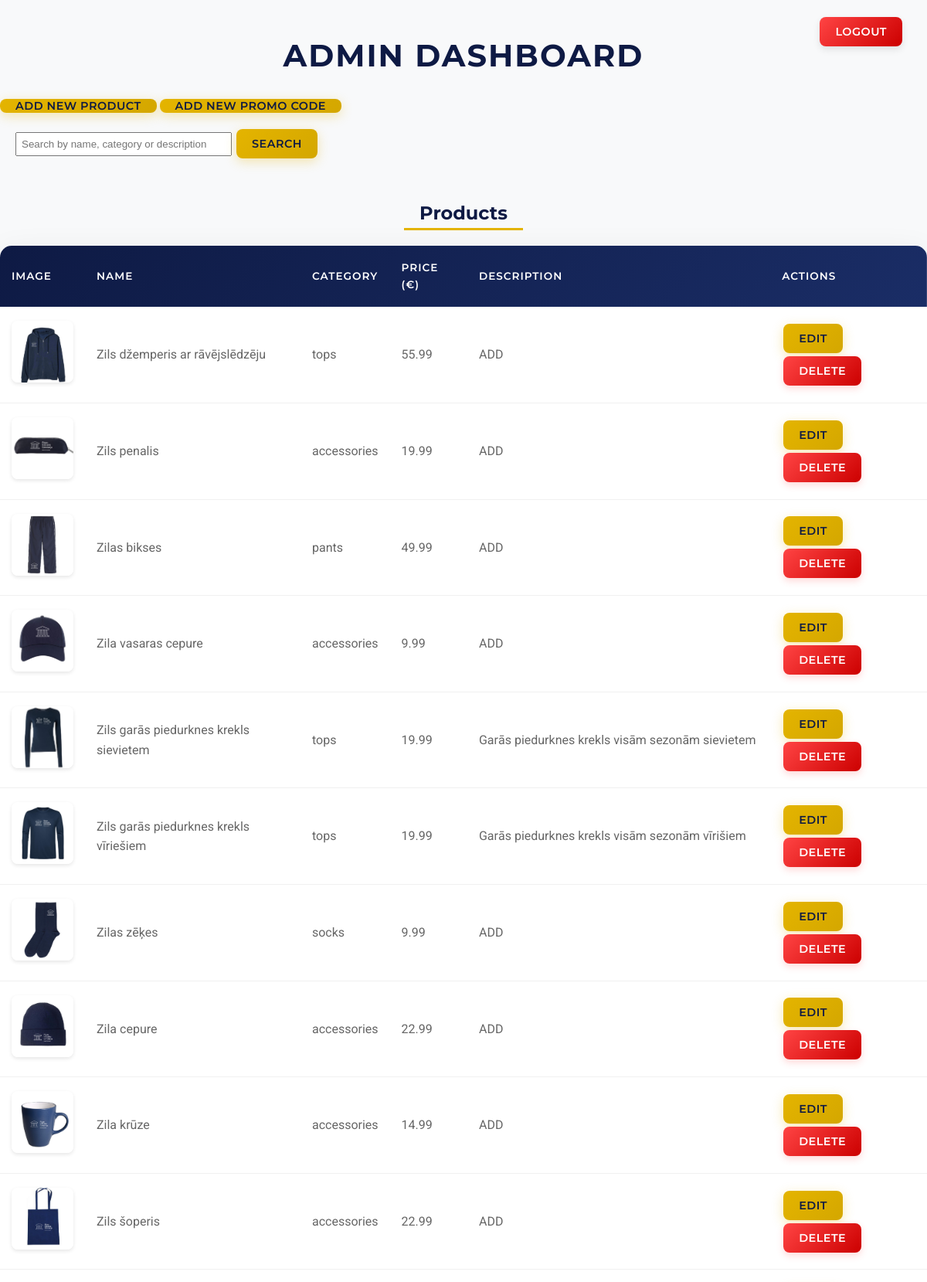
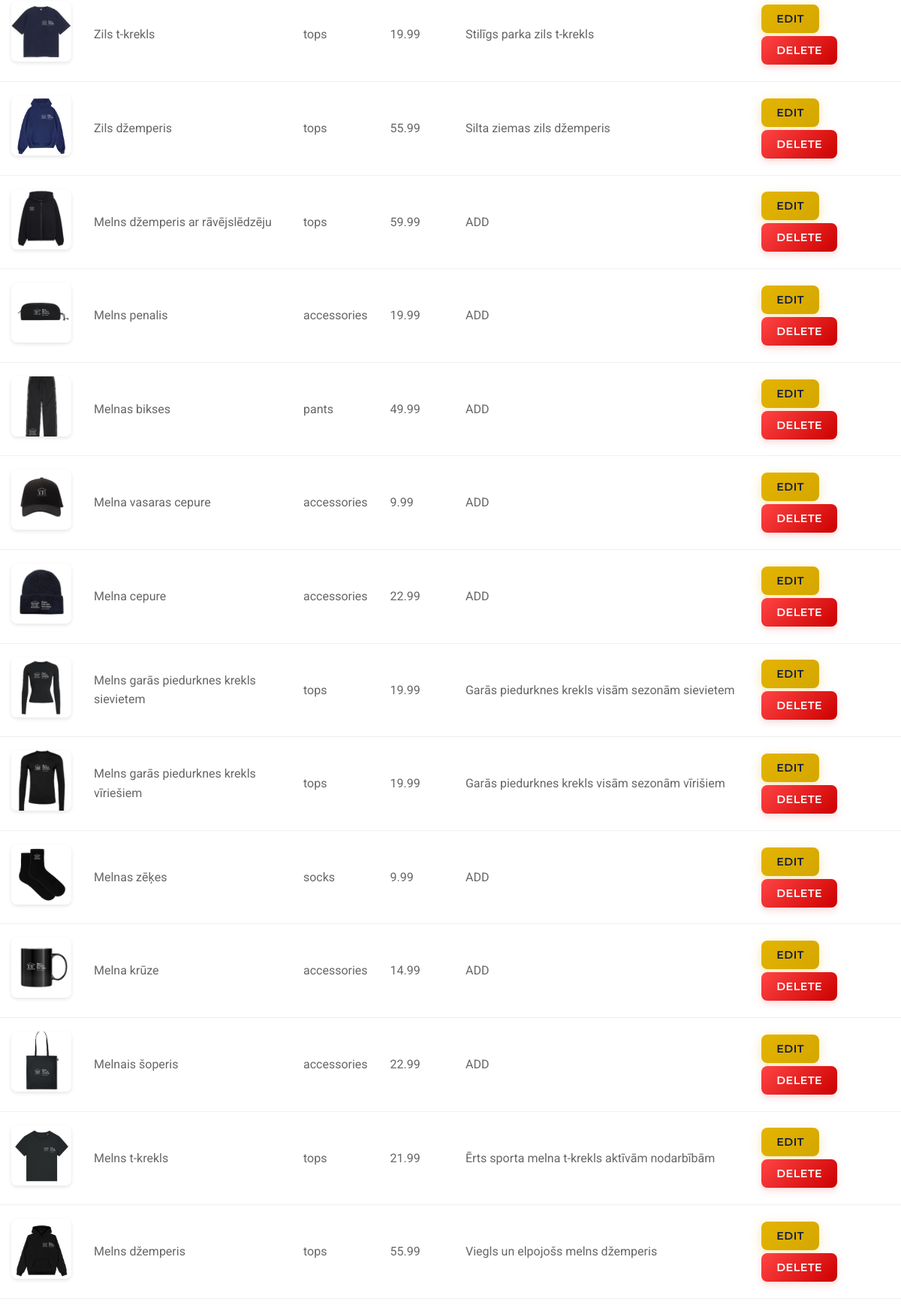
Screenshot of /admin/dashboard (signed in, upper part) with the database file from the repository (2 pictures, top to bottom).
### tables this page shows
CREATE TABLE products (
    id INTEGER PRIMARY KEY AUTOINCREMENT,
    name TEXT NOT NULL,
    category TEXT NOT NULL,
    image_url TEXT NOT NULL,
    collection_id INTEGER,
    price DECIMAL(10,2),
    description TEXT,
    FOREIGN KEY(collection_id) REFERENCES collections(id)
);

### app.py (the view)
@app.route("/admin/dashboard")
def admin_dashboard():
    if not session.get("admin_logged_in"):
        return redirect(url_for("admin_login"))
    search = request.args.get("q", "").strip()
    conn = get_db_connection()
    cursor = conn.cursor()
    if search:
        cursor.execute("""
            SELECT * FROM products
            WHERE
                name LIKE ?
                OR category LIKE ?
                OR description LIKE ?
            ORDER BY id DESC
        """, (f"%{search}%", f"%{search}%", f"%{search}%"))
    else:
        cursor.execute("SELECT * FROM products ORDER BY id DESC")
    products_rows = cursor.fetchall()
    products = [{
        "id": row["id"],
        "name": row["name"],
        "category": row["category"],
        "price": float(row["price"]),
        "description": row["description"],
        "image_url": row["image_url"],
        "collection_id": row["collection_id"]
    } for row in products_rows]
    cursor.execute("SELECT id, name FROM collections")
    collections = [{"id": r["id"], "name": r["name"]} for r in cursor.fetchall()]
    cursor.execute("""
        SELECT DISTINCT category
        FROM products
        WHERE category IS NOT NULL AND category != ''
        ORDER BY category
    """)
    categories = [r["category"] for r in cursor.fetchall()]
    cursor.execute("SELECT * FROM promo_codes ORDER BY id DESC")
    promo_codes = [{
        "id": row["id"],
        "code": row["code"],
        "discount": row["discount"],
        "description": row["description"]
    } for row in cursor.fetchall()]
    conn.close()
    return render_template(
        "admin_dashboard.html",
        products=products,
        collections=collections,
        categories=categories,
        promo_codes=promo_codes  # pass to template
    )

### app.py (called while the page is built)
def get_db_connection():
    conn = sqlite3.connect(DB_PATH)
    conn.row_factory = sqlite3.Row
    return conn

### templates/admin_dashboard.html (shortened to what this page needs)
<!DOCTYPE html>
<html lang="en">
<head>
    <link rel="stylesheet" href="{{ url_for('static', filename='style.css') }}">
    <link rel="stylesheet" href="{{ url_for('static', filename='admin.css') }}">
</head>
<body>
    <h1>Admin Dashboard</h1>
    <form action="{{ url_for('admin_logout') }}" method="get">
        <button class="btn btn-logout" type="submit">Logout</button>
    </form>
    <button class="btn btn-edit" type="button" onclick="openAddModal()">
        Add New Product
    </button>
    <button class="btn btn-edit" type="button" onclick="openAddPromoModal()">
        Add New Promo Code
    </button>
    <form method="GET" action="{{ url_for('admin_dashboard') }}" style="margin: 15px 0;">
        <input type="text" name="q" placeholder="Search by name, category or description"
            value="{{ request.args.get('q', '') }}" style="padding:6px; width:280px;">
        <button type="submit" class="btn btn-edit">Search</button>
    </form>
    <h2>Products</h2>
    <table>
        <thead>
            <tr>
                <th>Image</th>
                <th>Name</th>
                <th>Category</th>
                <th>Price (€)</th>
                <th>Description</th>
                <th>Actions</th>
            </tr>
        </thead>
        <tbody>
            {% for product in products %}
            <tr>
                <td><img src="{{ product.image_url }}" alt="{{ product.name }}"></td>
                <td>{{ product.name }}</td>
                <td>{{ product.category }}</td>
                <td>{{ "%.2f"|format(product.price) }}</td>
                <td>{{ product.description }}</td>
                <td>
                    <button class="btn btn-edit"
                            type="button"
                            data-id="{{ product.id }}"
                            data-name="{{ product.name }}"
                            data-category="{{ product.category }}"
                            data-image="{{ product.image_url }}"
                            data-collection="{{ product.collection_id }}"
                            data-price="{{ product.price }}"
                            data-description="{{ product.description }}"
                            onclick="openEditModal(this)">
                        Edit
                    </button>
                    <form method="POST" action="/admin/delete-product" style="display:inline;"
                        onsubmit="return confirm('Are you sure you want to delete this product?');">
                        <button type="submit" class="btn btn-delete">Delete</button>
                    </form>
                </td>
            </tr>
            {% endfor %}
        </tbody>
    </table>
</body>
</html>

### static/style.css (style rules this page uses)
* { margin: 0; padding: 0; box-sizing: border-box; }
body { font-family: 'Roboto', sans-serif; margin: 0; padding: 0; background-color: #f8f9fa; color: #333; }
html { scroll-behavior: smooth; }

### static/admin.css (style rules this page uses)
* { box-sizing: border-box; }
body { font-family: 'Roboto', sans-serif; background-color: #f8f9fa; color: #333; margin: 0; padding: 0; line-height: 1.6; }
h1 { font-family: 'Montserrat', sans-serif; color: #0e1a44; font-size: 2.5rem; text-align: center; margin: 40px 0 20px; text-transform: uppercase; letter-spacing: 2px; }
h2 { font-family: 'Montserrat', sans-serif; color: #0e1a44; font-size: 1.5rem; margin-top: 50px; margin-bottom: 20px; padding-bottom: 10px; border-bottom: 3px solid #e4b400; display: block; width: fit-content; margin-left: auto; margin-right: auto; text-align: center; }
body > *:not(.admin-modal) { max-width: 1400px; margin-left: auto; margin-right: auto; padding: 0 20px; }
.btn-logout { position: fixed; top: 20px; right: 30px; z-index: 100; background: linear-gradient(135deg, #ff4444, #cc0000); color: white; border: none; padding: 10px 20px; border-radius: 8px; font-family: 'Montserrat', sans-serif; font-weight: 600; cursor: pointer; transition: all 0.3s ease; box-shadow: 0 4px 10px rgba(0,0,0,0.1); text-transform: uppercase; font-size: 0.85rem; }
.btn { padding: 10px 20px; margin: 2px; cursor: pointer; border-radius: 8px; font-family: 'Montserrat', sans-serif; font-weight: 600; font-size: 0.9rem; text-transform: uppercase; letter-spacing: 0.5px; transition: all 0.3s ease; border: none; display: inline-block; text-align: center; }
.btn-edit:not(.btn-delete) { background: linear-gradient(135deg, #e4b400 0%, #d4a700 100%); color: #0e1a44; box-shadow: 0 4px 15px rgba(228, 180, 0, 0.3); }
.btn-delete { background: linear-gradient(135deg, #ff4444, #cc0000); color: white; box-shadow: 0 4px 10px rgba(255, 68, 68, 0.2); }
table { width: 100%; border-collapse: collapse; background: white; border-radius: 15px; overflow: hidden; box-shadow: 0 10px 40px rgba(0,0,0,0.08); margin-bottom: 50px; }
thead { background: linear-gradient(135deg, #0e1a44 0%, #1a2d66 100%); }
th { color: white; font-family: 'Montserrat', sans-serif; font-weight: 600; text-transform: uppercase; font-size: 0.85rem; letter-spacing: 1px; padding: 18px 15px; text-align: left; }
td { padding: 18px 15px; border-bottom: 1px solid #f0f0f0; color: #666; vertical-align: middle; }
td img { width: 80px; height: 80px; object-fit: cover; border-radius: 8px; box-shadow: 0 2px 5px rgba(0,0,0,0.1); transition: transform 0.3s; }

### rows the page displays
products: image_url (picture), name "Zils džemperis ar rāvējslēdzēju", category "tops", price "55.99", description "ADD"
products: image_url (picture), name "Zils penalis", category "accessories", price "19.99", description "ADD"
products: image_url (picture), name "Zilas bikses", category "pants", price "49.99", description "ADD"
products: image_url (picture), name "Zila vasaras cepure", category "accessories", price "9.99", description "ADD"
products: image_url (picture), name "Zils garās piedurknes krekls sievietem", category "tops", price "19.99", description "Garās piedurknes krekls visām sezonām sievietem"
products: image_url (picture), name "Zils garās piedurknes krekls vīriešiem", category "tops", price "19.99", description "Garās piedurknes krekls visām sezonām vīrišiem"
products: image_url (picture), name "Zilas zēķes", category "socks", price "9.99", description "ADD"
products: image_url (picture), name "Zila cepure", category "accessories", price "22.99", description "ADD"
products: image_url (picture), name "Zila krūze", category "accessories", price "14.99", description "ADD"
products: image_url (picture), name "Zils šoperis", category "accessories", price "22.99", description "ADD"
products: image_url (picture), name "Zils t-krekls", category "tops", price "19.99", description "Stilīgs parka zils t-krekls"
products: image_url (picture), name "Zils džemperis", category "tops", price "55.99", description "Silta ziemas zils džemperis"
products: image_url (picture), name "Melns džemperis ar rāvējslēdzēju", category "tops", price "59.99", description "ADD"
products: image_url (picture), name "Melns penalis", category "accessories", price "19.99", description "ADD"
products: image_url (picture), name "Melnas bikses", category "pants", price "49.99", description "ADD"
products: image_url (picture), name "Melna vasaras cepure", category "accessories", price "9.99", description "ADD"
products: image_url (picture), name "Melna cepure", category "accessories", price "22.99", description "ADD"
products: image_url (picture), name "Melns garās piedurknes krekls sievietem", category "tops", price "19.99", description "Garās piedurknes krekls visām sezonām sievietem"
products: image_url (picture), name "Melns garās piedurknes krekls vīriešiem", category "tops", price "19.99", description "Garās piedurknes krekls visām sezonām vīrišiem"
products: image_url (picture), name "Melnas zēķes", category "socks", price "9.99", description "ADD"
products: image_url (picture), name "Melna krūze", category "accessories", price "14.99", description "ADD"
products: image_url (picture), name "Melnais šoperis", category "accessories", price "22.99", description "ADD"
products: image_url (picture), name "Melns t-krekls", category "tops", price "21.99", description "Ērts sporta melna t-krekls aktīvām nodarbībām"
products: image_url (picture), name "Melns džemperis", category "tops", price "55.99", description "Viegls un elpojošs melns džemperis"
